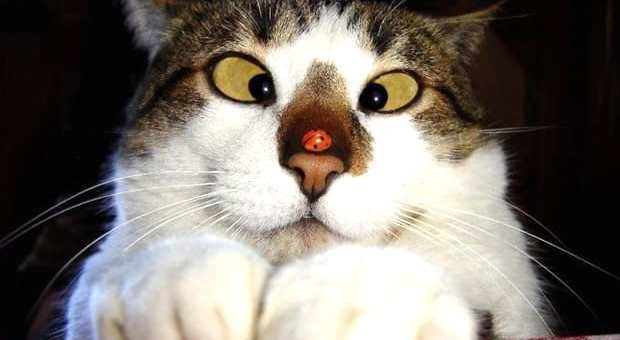
#> input picture gato.png, 620 x 340 px
$ python Abrindo-imagem.py
#> lines starting #> are read from the running program, lines starting #| are printed output that depends on the picture
import cv2
import numpy as np
import matplotlib.pyplot as plt

#Lendo a imagem e exibindo
img = cv2.imread('gato.png')
#> img is the input picture: shape (340, 620, 3); mean B, G, R 106.7, 113.8, 120.3
cv2.imshow('Original',img)
cv2.waitKey()

#Transformando a imagem em escala de cinza e exibindo
img_cinza = cv2.cvtColor(img, cv2.COLOR_RGB2GRAY)
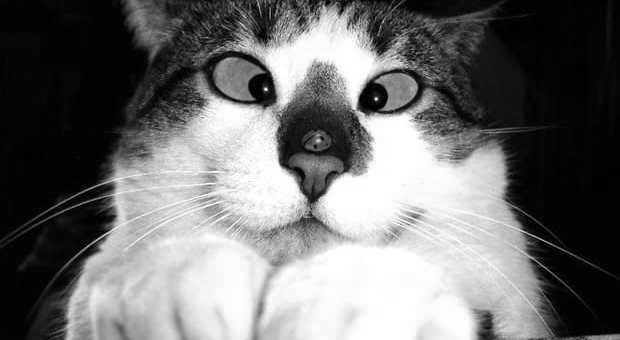
#> img_cinza: shape (340, 620); min 0, max 255, mean 112.4

cv2.imshow('Imagem em escala de cinza', img_cinza)
cv2.waitKey()
